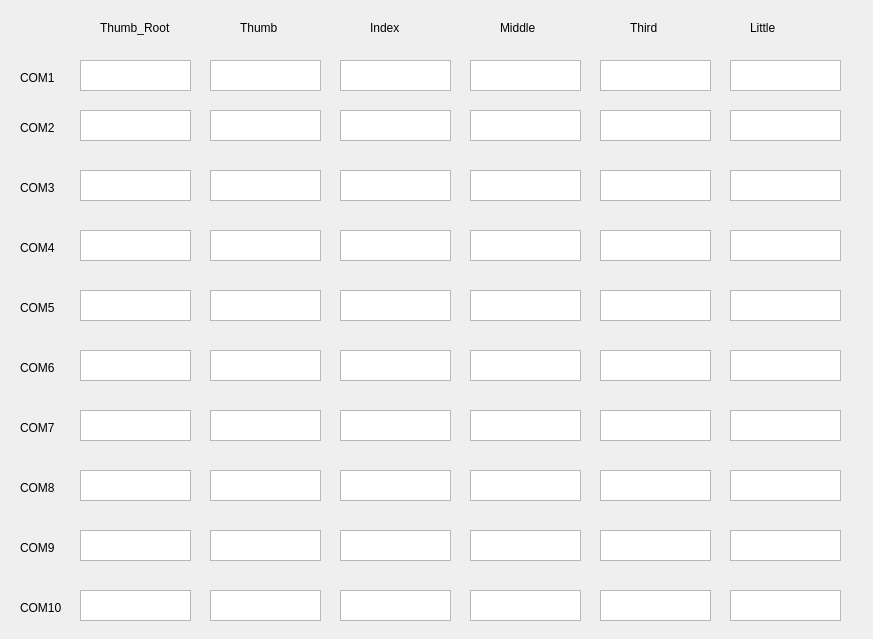
<?xml version="1.0" encoding="UTF-8"?>
<ui version="4.0">
 <class>Form_motor_current</class>
 <widget class="QWidget" name="Form_motor_current">
  <property name="geometry">
   <rect>
    <x>0</x>
    <y>0</y>
    <width>873</width>
    <height>639</height>
   </rect>
  </property>
  <property name="windowTitle">
   <string>电机电流界面</string>
  </property>
  <widget class="QTextEdit" name="text_current_11">
   <property name="geometry">
    <rect>
     <x>80</x>
     <y>60</y>
     <width>111</width>
     <height>31</height>
    </rect>
   </property>
  </widget>
  <widget class="QLabel" name="label_com1">
   <property name="geometry">
    <rect>
     <x>20</x>
     <y>70</y>
     <width>72</width>
     <height>15</height>
    </rect>
   </property>
   <property name="text">
    <string>COM1</string>
   </property>
  </widget>
  <widget class="QLabel" name="label_2">
   <property name="geometry">
    <rect>
     <x>100</x>
     <y>20</y>
     <width>91</width>
     <height>16</height>
    </rect>
   </property>
   <property name="text">
    <string>Thumb_Root</string>
   </property>
  </widget>
  <widget class="QLabel" name="label_3">
   <property name="geometry">
    <rect>
     <x>240</x>
     <y>20</y>
     <width>72</width>
     <height>15</height>
    </rect>
   </property>
   <property name="text">
    <string>Thumb</string>
   </property>
  </widget>
  <widget class="QLabel" name="label_4">
   <property name="geometry">
    <rect>
     <x>370</x>
     <y>20</y>
     <width>72</width>
     <height>15</height>
    </rect>
   </property>
   <property name="text">
    <string>Index</string>
   </property>
  </widget>
  <widget class="QLabel" name="label_5">
   <property name="geometry">
    <rect>
     <x>500</x>
     <y>20</y>
     <width>72</width>
     <height>15</height>
    </rect>
   </property>
   <property name="text">
    <string>Middle</string>
   </property>
  </widget>
  <widget class="QLabel" name="label_6">
   <property name="geometry">
    <rect>
     <x>630</x>
     <y>20</y>
     <width>72</width>
     <height>15</height>
    </rect>
   </property>
   <property name="text">
    <string>Third</string>
   </property>
  </widget>
  <widget class="QLabel" name="label_7">
   <property name="geometry">
    <rect>
     <x>750</x>
     <y>20</y>
     <width>72</width>
     <height>15</height>
    </rect>
   </property>
   <property name="text">
    <string>Little</string>
   </property>
  </widget>
  <widget class="QTextEdit" name="text_current_12">
   <property name="geometry">
    <rect>
     <x>210</x>
     <y>60</y>
     <width>111</width>
     <height>31</height>
    </rect>
   </property>
  </widget>
  <widget class="QTextEdit" name="text_current_13">
   <property name="geometry">
    <rect>
     <x>340</x>
     <y>60</y>
     <width>111</width>
     <height>31</height>
    </rect>
   </property>
  </widget>
  <widget class="QTextEdit" name="text_current_14">
   <property name="geometry">
    <rect>
     <x>470</x>
     <y>60</y>
     <width>111</width>
     <height>31</height>
    </rect>
   </property>
  </widget>
  <widget class="QTextEdit" name="text_current_15">
   <property name="geometry">
    <rect>
     <x>600</x>
     <y>60</y>
     <width>111</width>
     <height>31</height>
    </rect>
   </property>
  </widget>
  <widget class="QTextEdit" name="text_current_16">
   <property name="geometry">
    <rect>
     <x>730</x>
     <y>60</y>
     <width>111</width>
     <height>31</height>
    </rect>
   </property>
  </widget>
  <widget class="QTextEdit" name="text_current_21">
   <property name="geometry">
    <rect>
     <x>80</x>
     <y>110</y>
     <width>111</width>
     <height>31</height>
    </rect>
   </property>
  </widget>
  <widget class="QTextEdit" name="text_current_25">
   <property name="geometry">
    <rect>
     <x>600</x>
     <y>110</y>
     <width>111</width>
     <height>31</height>
    </rect>
   </property>
  </widget>
  <widget class="QTextEdit" name="text_current_23">
   <property name="geometry">
    <rect>
     <x>340</x>
     <y>110</y>
     <width>111</width>
     <height>31</height>
    </rect>
   </property>
  </widget>
  <widget class="QTextEdit" name="text_current_24">
   <property name="geometry">
    <rect>
     <x>470</x>
     <y>110</y>
     <width>111</width>
     <height>31</height>
    </rect>
   </property>
  </widget>
  <widget class="QTextEdit" name="text_current_22">
   <property name="geometry">
    <rect>
     <x>210</x>
     <y>110</y>
     <width>111</width>
     <height>31</height>
    </rect>
   </property>
  </widget>
  <widget class="QTextEdit" name="text_current_26">
   <property name="geometry">
    <rect>
     <x>730</x>
     <y>110</y>
     <width>111</width>
     <height>31</height>
    </rect>
   </property>
  </widget>
  <widget class="QLabel" name="label_com2">
   <property name="geometry">
    <rect>
     <x>20</x>
     <y>120</y>
     <width>72</width>
     <height>15</height>
    </rect>
   </property>
   <property name="text">
    <string>COM2</string>
   </property>
  </widget>
  <widget class="QTextEdit" name="text_current_31">
   <property name="geometry">
    <rect>
     <x>80</x>
     <y>170</y>
     <width>111</width>
     <height>31</height>
    </rect>
   </property>
  </widget>
  <widget class="QTextEdit" name="text_current_35">
   <property name="geometry">
    <rect>
     <x>600</x>
     <y>170</y>
     <width>111</width>
     <height>31</height>
    </rect>
   </property>
  </widget>
  <widget class="QTextEdit" name="text_current_33">
   <property name="geometry">
    <rect>
     <x>340</x>
     <y>170</y>
     <width>111</width>
     <height>31</height>
    </rect>
   </property>
  </widget>
  <widget class="QTextEdit" name="text_current_34">
   <property name="geometry">
    <rect>
     <x>470</x>
     <y>170</y>
     <width>111</width>
     <height>31</height>
    </rect>
   </property>
  </widget>
  <widget class="QTextEdit" name="text_current_32">
   <property name="geometry">
    <rect>
     <x>210</x>
     <y>170</y>
     <width>111</width>
     <height>31</height>
    </rect>
   </property>
  </widget>
  <widget class="QTextEdit" name="text_current_36">
   <property name="geometry">
    <rect>
     <x>730</x>
     <y>170</y>
     <width>111</width>
     <height>31</height>
    </rect>
   </property>
  </widget>
  <widget class="QLabel" name="label_com3">
   <property name="geometry">
    <rect>
     <x>20</x>
     <y>180</y>
     <width>72</width>
     <height>15</height>
    </rect>
   </property>
   <property name="text">
    <string>COM3</string>
   </property>
  </widget>
  <widget class="QTextEdit" name="text_current_41">
   <property name="geometry">
    <rect>
     <x>80</x>
     <y>230</y>
     <width>111</width>
     <height>31</height>
    </rect>
   </property>
  </widget>
  <widget class="QTextEdit" name="text_current_45">
   <property name="geometry">
    <rect>
     <x>600</x>
     <y>230</y>
     <width>111</width>
     <height>31</height>
    </rect>
   </property>
  </widget>
  <widget class="QTextEdit" name="text_current_43">
   <property name="geometry">
    <rect>
     <x>340</x>
     <y>230</y>
     <width>111</width>
     <height>31</height>
    </rect>
   </property>
  </widget>
  <widget class="QTextEdit" name="text_current_44">
   <property name="geometry">
    <rect>
     <x>470</x>
     <y>230</y>
     <width>111</width>
     <height>31</height>
    </rect>
   </property>
  </widget>
  <widget class="QTextEdit" name="text_current_42">
   <property name="geometry">
    <rect>
     <x>210</x>
     <y>230</y>
     <width>111</width>
     <height>31</height>
    </rect>
   </property>
  </widget>
  <widget class="QTextEdit" name="text_current_46">
   <property name="geometry">
    <rect>
     <x>730</x>
     <y>230</y>
     <width>111</width>
     <height>31</height>
    </rect>
   </property>
  </widget>
  <widget class="QLabel" name="label_com4">
   <property name="geometry">
    <rect>
     <x>20</x>
     <y>240</y>
     <width>72</width>
     <height>15</height>
    </rect>
   </property>
   <property name="text">
    <string>COM4</string>
   </property>
  </widget>
  <widget class="QTextEdit" name="text_current_51">
   <property name="geometry">
    <rect>
     <x>80</x>
     <y>290</y>
     <width>111</width>
     <height>31</height>
    </rect>
   </property>
  </widget>
  <widget class="QTextEdit" name="text_current_55">
   <property name="geometry">
    <rect>
     <x>600</x>
     <y>290</y>
     <width>111</width>
     <height>31</height>
    </rect>
   </property>
  </widget>
  <widget class="QTextEdit" name="text_current_53">
   <property name="geometry">
    <rect>
     <x>340</x>
     <y>290</y>
     <width>111</width>
     <height>31</height>
    </rect>
   </property>
  </widget>
  <widget class="QTextEdit" name="text_current_54">
   <property name="geometry">
    <rect>
     <x>470</x>
     <y>290</y>
     <width>111</width>
     <height>31</height>
    </rect>
   </property>
  </widget>
  <widget class="QTextEdit" name="text_current_52">
   <property name="geometry">
    <rect>
     <x>210</x>
     <y>290</y>
     <width>111</width>
     <height>31</height>
    </rect>
   </property>
  </widget>
  <widget class="QTextEdit" name="text_current_56">
   <property name="geometry">
    <rect>
     <x>730</x>
     <y>290</y>
     <width>111</width>
     <height>31</height>
    </rect>
   </property>
  </widget>
  <widget class="QLabel" name="label_com5">
   <property name="geometry">
    <rect>
     <x>20</x>
     <y>300</y>
     <width>72</width>
     <height>15</height>
    </rect>
   </property>
   <property name="text">
    <string>COM5</string>
   </property>
  </widget>
  <widget class="QTextEdit" name="text_current_61">
   <property name="geometry">
    <rect>
     <x>80</x>
     <y>350</y>
     <width>111</width>
     <height>31</height>
    </rect>
   </property>
  </widget>
  <widget class="QTextEdit" name="text_current_65">
   <property name="geometry">
    <rect>
     <x>600</x>
     <y>350</y>
     <width>111</width>
     <height>31</height>
    </rect>
   </property>
  </widget>
  <widget class="QTextEdit" name="text_current_63">
   <property name="geometry">
    <rect>
     <x>340</x>
     <y>350</y>
     <width>111</width>
     <height>31</height>
    </rect>
   </property>
  </widget>
  <widget class="QTextEdit" name="text_current_64">
   <property name="geometry">
    <rect>
     <x>470</x>
     <y>350</y>
     <width>111</width>
     <height>31</height>
    </rect>
   </property>
  </widget>
  <widget class="QTextEdit" name="text_current_62">
   <property name="geometry">
    <rect>
     <x>210</x>
     <y>350</y>
     <width>111</width>
     <height>31</height>
    </rect>
   </property>
  </widget>
  <widget class="QTextEdit" name="text_current_66">
   <property name="geometry">
    <rect>
     <x>730</x>
     <y>350</y>
     <width>111</width>
     <height>31</height>
    </rect>
   </property>
  </widget>
  <widget class="QLabel" name="label_com6">
   <property name="geometry">
    <rect>
     <x>20</x>
     <y>360</y>
     <width>72</width>
     <height>15</height>
    </rect>
   </property>
   <property name="text">
    <string>COM6</string>
   </property>
  </widget>
  <widget class="QTextEdit" name="text_current_76">
   <property name="geometry">
    <rect>
     <x>730</x>
     <y>410</y>
     <width>111</width>
     <height>31</height>
    </rect>
   </property>
  </widget>
  <widget class="QTextEdit" name="text_current_73">
   <property name="geometry">
    <rect>
     <x>340</x>
     <y>410</y>
     <width>111</width>
     <height>31</height>
    </rect>
   </property>
  </widget>
  <widget class="QTextEdit" name="text_current_72">
   <property name="geometry">
    <rect>
     <x>210</x>
     <y>410</y>
     <width>111</width>
     <height>31</height>
    </rect>
   </property>
  </widget>
  <widget class="QTextEdit" name="text_current_75">
   <property name="geometry">
    <rect>
     <x>600</x>
     <y>410</y>
     <width>111</width>
     <height>31</height>
    </rect>
   </property>
  </widget>
  <widget class="QTextEdit" name="text_current_71">
   <property name="geometry">
    <rect>
     <x>80</x>
     <y>410</y>
     <width>111</width>
     <height>31</height>
    </rect>
   </property>
  </widget>
  <widget class="QTextEdit" name="text_current_74">
   <property name="geometry">
    <rect>
     <x>470</x>
     <y>410</y>
     <width>111</width>
     <height>31</height>
    </rect>
   </property>
  </widget>
  <widget class="QLabel" name="label_com7">
   <property name="geometry">
    <rect>
     <x>20</x>
     <y>420</y>
     <width>72</width>
     <height>15</height>
    </rect>
   </property>
   <property name="text">
    <string>COM7</string>
   </property>
  </widget>
  <widget class="QTextEdit" name="text_current_86">
   <property name="geometry">
    <rect>
     <x>730</x>
     <y>470</y>
     <width>111</width>
     <height>31</height>
    </rect>
   </property>
  </widget>
  <widget class="QTextEdit" name="text_current_83">
   <property name="geometry">
    <rect>
     <x>340</x>
     <y>470</y>
     <width>111</width>
     <height>31</height>
    </rect>
   </property>
  </widget>
  <widget class="QTextEdit" name="text_current_82">
   <property name="geometry">
    <rect>
     <x>210</x>
     <y>470</y>
     <width>111</width>
     <height>31</height>
    </rect>
   </property>
  </widget>
  <widget class="QTextEdit" name="text_current_85">
   <property name="geometry">
    <rect>
     <x>600</x>
     <y>470</y>
     <width>111</width>
     <height>31</height>
    </rect>
   </property>
  </widget>
  <widget class="QTextEdit" name="text_current_81">
   <property name="geometry">
    <rect>
     <x>80</x>
     <y>470</y>
     <width>111</width>
     <height>31</height>
    </rect>
   </property>
  </widget>
  <widget class="QTextEdit" name="text_current_84">
   <property name="geometry">
    <rect>
     <x>470</x>
     <y>470</y>
     <width>111</width>
     <height>31</height>
    </rect>
   </property>
  </widget>
  <widget class="QLabel" name="label_com8">
   <property name="geometry">
    <rect>
     <x>20</x>
     <y>480</y>
     <width>72</width>
     <height>15</height>
    </rect>
   </property>
   <property name="text">
    <string>COM8</string>
   </property>
  </widget>
  <widget class="QTextEdit" name="text_current_96">
   <property name="geometry">
    <rect>
     <x>730</x>
     <y>530</y>
     <width>111</width>
     <height>31</height>
    </rect>
   </property>
  </widget>
  <widget class="QTextEdit" name="text_current_93">
   <property name="geometry">
    <rect>
     <x>340</x>
     <y>530</y>
     <width>111</width>
     <height>31</height>
    </rect>
   </property>
  </widget>
  <widget class="QTextEdit" name="text_current_92">
   <property name="geometry">
    <rect>
     <x>210</x>
     <y>530</y>
     <width>111</width>
     <height>31</height>
    </rect>
   </property>
  </widget>
  <widget class="QTextEdit" name="text_current_95">
   <property name="geometry">
    <rect>
     <x>600</x>
     <y>530</y>
     <width>111</width>
     <height>31</height>
    </rect>
   </property>
  </widget>
  <widget class="QTextEdit" name="text_current_91">
   <property name="geometry">
    <rect>
     <x>80</x>
     <y>530</y>
     <width>111</width>
     <height>31</height>
    </rect>
   </property>
  </widget>
  <widget class="QTextEdit" name="text_current_94">
   <property name="geometry">
    <rect>
     <x>470</x>
     <y>530</y>
     <width>111</width>
     <height>31</height>
    </rect>
   </property>
  </widget>
  <widget class="QLabel" name="label_com9">
   <property name="geometry">
    <rect>
     <x>20</x>
     <y>540</y>
     <width>72</width>
     <height>15</height>
    </rect>
   </property>
   <property name="text">
    <string>COM9</string>
   </property>
  </widget>
  <widget class="QTextEdit" name="text_current_106">
   <property name="geometry">
    <rect>
     <x>730</x>
     <y>590</y>
     <width>111</width>
     <height>31</height>
    </rect>
   </property>
  </widget>
  <widget class="QTextEdit" name="text_current_103">
   <property name="geometry">
    <rect>
     <x>340</x>
     <y>590</y>
     <width>111</width>
     <height>31</height>
    </rect>
   </property>
  </widget>
  <widget class="QTextEdit" name="text_current_102">
   <property name="geometry">
    <rect>
     <x>210</x>
     <y>590</y>
     <width>111</width>
     <height>31</height>
    </rect>
   </property>
  </widget>
  <widget class="QTextEdit" name="text_current_105">
   <property name="geometry">
    <rect>
     <x>600</x>
     <y>590</y>
     <width>111</width>
     <height>31</height>
    </rect>
   </property>
  </widget>
  <widget class="QTextEdit" name="text_current_101">
   <property name="geometry">
    <rect>
     <x>80</x>
     <y>590</y>
     <width>111</width>
     <height>31</height>
    </rect>
   </property>
  </widget>
  <widget class="QTextEdit" name="text_current_104">
   <property name="geometry">
    <rect>
     <x>470</x>
     <y>590</y>
     <width>111</width>
     <height>31</height>
    </rect>
   </property>
  </widget>
  <widget class="QLabel" name="label_com10">
   <property name="geometry">
    <rect>
     <x>20</x>
     <y>600</y>
     <width>72</width>
     <height>15</height>
    </rect>
   </property>
   <property name="text">
    <string>COM10</string>
   </property>
  </widget>
 </widget>
 <resources/>
 <connections/>
</ui>
